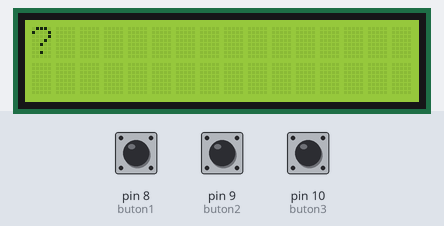
A sketch run on a simulated Arduino Uno, built with avr-gcc and run on an emulated ATmega328P. Parts: 16×2 character LCD. Inputs (shaded band) come from the test bench; at power-on: pin 8 (buton1) HIGH, pin 9 (buton2) HIGH, pin 10 (buton3) HIGH. Random numbers use the default seed unless the sketch sets one.

Above: at 1.3 s.
1.4 s: pin 8 (buton1) pulled LOW for 0.15 s
At 4.1 s:
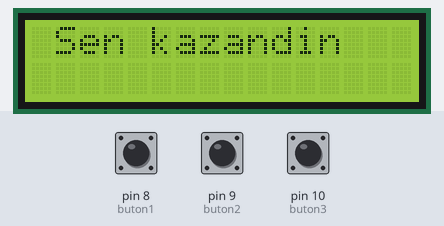
4.5 s: pin 9 (buton2) pulled LOW for 1 s
At 6.8 s:
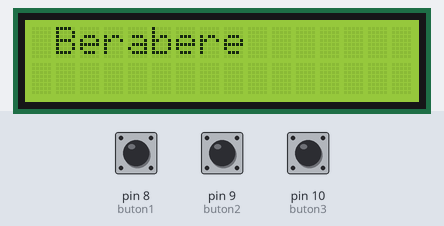
8.5 s: pin 10 (buton3) pulled LOW for 0.15 s
At 8.9 s:
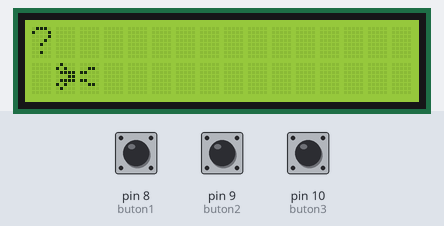
11.5 s: pin 8 (buton1) pulled LOW for 1 s
At 14.5 s:
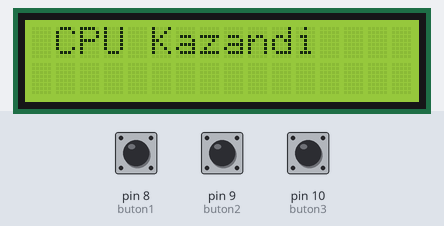
15.5 s: pin 9 (buton2) pulled LOW for 0.15 s
At 15.9 s:
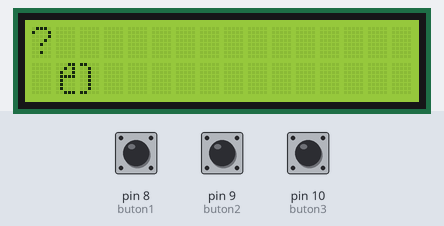
18.5 s: pin 10 (buton3) pulled LOW for 1 s
At 19.9 s:
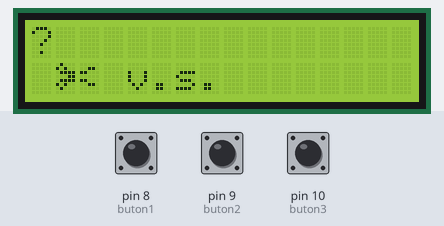
Timing chart, 0 to 21.5 s (numbered marks = the images above; inputs shaded):
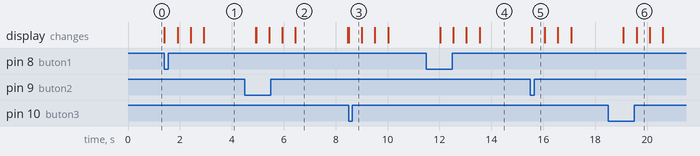

The sketch:

tkm01.ino
```cpp
/////////////////////////////////////////////////////////////////////////
// Arduino Kodlari #06 - Tas, kagit, makas oyunu
//
// wizofwor - Nisan 2015
// https://github.com/wizofwor/arduino
//
/////////////////////////////////////////////////////////////////////////

#include <Wire.h>
#include <LiquidCrystal_I2C.h>

//LCD ekrani tanimlayalim
LiquidCrystal_I2C lcd(0x27, 2, 1, 0, 4, 5, 6, 7, 3, POSITIVE);

//Global degisken ve sabitleri tanimlayalim
static int buton1 = 8;
static int buton2 = 9;
static int buton3 = 10;
int butonState[3];

// oyuncu ve cpu secimlerinde {0,1,2} = {"tas","kagit","makas"};
int oyuncuSecimi = -1;
int cpuSecimi = -1;
/**
  * tas ve kagit ve makas'in kazandigi secimleri bir arrayde saklayalim
  * {tas > makas, kagit-> tas, makas->kagit}
  */
int kriter[3] = {2,0,1};

/**
 * karsilastirma sonuclari
 * dizinin ilk elemani oyuncu ikinci elemani CPU'nun skoru iin
 */
int sonuc;

/**
 * Oyunda kullanacagimiz ozel karakterleri tanimlayalim
 * Ve LCD'yi baslatalim
 */
static byte customChar0[8] = {0b00001,0b00011,0b00110,0b01101,0b01010,0b01101,0b01110,0b00111,};
static byte customChar1[8] = {0b11000,0b01100,0b11010,0b10110,0b10110,0b10110,0b11110,0b11100,};
static byte customChar2[8] = {0b00011,0b00101,0b01001,0b01111,0b01000,0b01000,0b01000,0b00111,};
static byte customChar3[8] = {0b11000,0b00100,0b00100,0b00100,0b00100,0b00100,0b00100,0b11000,};
static byte customChar4[8] = {0b01000,0b10100,0b01111,0b00011,0b01111,0b10100,0b01000,0b00000,};
static byte customChar5[8] = {0b00000,0b00110,0b11000,0b00000,0b11000,0b00110,0b00000,0b00000,};


/////////////////////////////////////////////////////////////////////////
// Setup
//
/////////////////////////////////////////////////////////////////////////
void setup() {
  /**
   * Butonlari bagladigimiz pinleri girise yonlendirelim
   * ve dahili pull_up direnclerini devreye alalim
   */
  pinMode (buton1,INPUT_PULLUP);
  pinMode (buton2,INPUT_PULLUP);
  pinMode (buton3,INPUT_PULLUP);

  lcd.begin(16,2);
  lcd.backlight();

  lcd.createChar(0,customChar0);
  lcd.createChar(1,customChar1);
  lcd.createChar(2,customChar2);
  lcd.createChar(3,customChar3);
  lcd.createChar(4,customChar4);
  lcd.createChar(5,customChar5);

  //Random sayi kaynagini ayarliyorum.
  randomSeed(analogRead(0));

  //Karsilama ekranini hazirlayalim
  lcd.setCursor(0,0);
  lcd.print("?");

}

/////////////////////////////////////////////////////////////////////////
// Ana dongu
//
/////////////////////////////////////////////////////////////////////////
void loop() {
  //Butonlari oku
  butonState[0] = digitalRead(buton1);
  butonState[1] = digitalRead(buton2);
  butonState[2] = digitalRead(buton3);

  //bir butona basildiginda buton degerini oyunu secimi olarak ata
  for (int i = 0; i<3; i++) {
   if (butonState[i] == LOW) {
   oyuncuSecimi = i;
   }
  }

  /**
    * Asagidaki kod sadece oyuncu secim
    * yaptiktan sonra calisacak
    */
  if (oyuncuSecimi != -1) {

    //oyuncu secimini ekrana yaz
    lcd.setCursor(1,1);
    lcd.write((uint8_t)oyuncuSecimi*2);
    lcd.write((uint8_t)oyuncuSecimi*2+1);
    delay(500);

    lcd.print(" v.s. ");
    delay(500);

    //cpu secimini hesapla ve ekrana yaz
    cpuSecimi = random(0,3);
    lcd.write((uint8_t)cpuSecimi*2);
    lcd.write((uint8_t)cpuSecimi*2+1);
    delay(500);

    //sonucu bul
    sonuc = secimleriKarsilastir();

    //sonuca gore bir mesaj gosterelim
    switch (sonuc) {
      case -1:
        lcd.clear();
        lcd.setCursor(0,0);
        lcd.print(" CPU Kazandi");
        break;

      case 0:
        lcd.clear();
        lcd.setCursor(0,0);
        lcd.print(" Berabere");
        break;

      case 1:
        lcd.clear();
        lcd.setCursor(0,0);
        lcd.print(" Sen kazandin");
        break;
      }
      delay(2000);
      /**
        * mesaji gosterdikten sonra oyuncu secimini tekrar -1 yapalim
        * ve ekrani temizleyelim boylece oyun tekrar baslasin.
        */
      oyuncuSecimi = -1;
      lcd.clear();
      lcd.setCursor(0,0);
      lcd.print("?");
   }
}

/////////////////////////////////////////////////////////////////////////
// Fonksiyonlar
//
/////////////////////////////////////////////////////////////////////////
/**
* Oyuncu ve cpu secimlerini karsilastir.
* 0: berabere
* 1: oyuncu kazanir
* -1: cpu kazanir
*/
int secimleriKarsilastir() {
    if (oyuncuSecimi == cpuSecimi)
      return 0;
    else if (kriter[oyuncuSecimi] == cpuSecimi)
      return 1;
    else
      return -1;
  }
```

Measured:
- after the input at 1.4 s, the display: first changes at once (image 1 shows a later state)
- after the input at 8.5 s, the display: changes at once (image 3)
- what the display in image 2 shows lasts 2.0 s, from 6.5 s to 8.5 s
- what the display in image 6 shows lasts 0.5 s, from 19.6 s to 20.1 s
